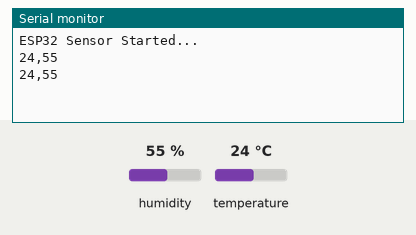
Bench run of a sketch on a simulated ESP32. On the bench: the last lines printed to the serial monitor. Inputs (shaded band) come from the test bench; at power-on: humidity 55 %, temperature 24 °C.

Above: at 3.8 s.
3.9 s: humidity set to 22 %
At 6.8 s:
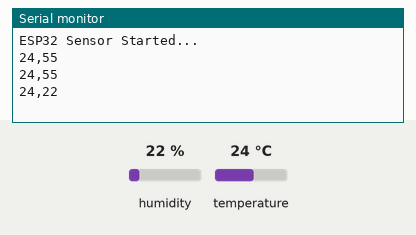
7.8 s: temperature set to 12 °C
At 9.9 s:
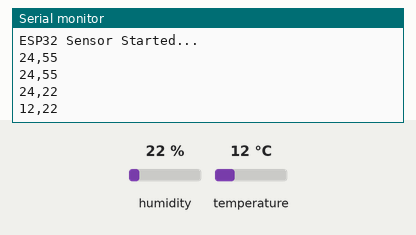
11.7 s: humidity set to 40 %
At 13.0 s:
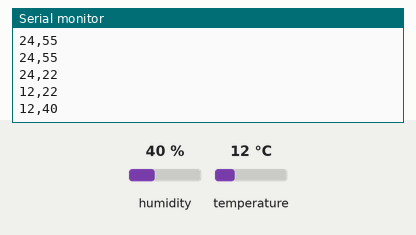
Timing chart, 0 to 14.7 s (numbered marks = the images above; inputs shaded):
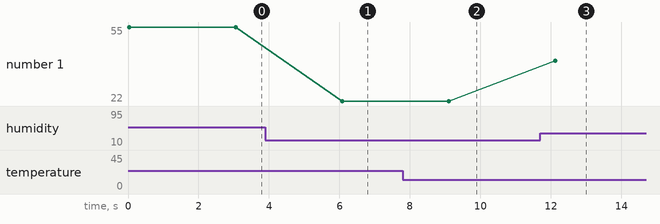

Measured:
- after the input at 3.9 s, the serial monitor: prints a new line after 2.2 s (image 1)
- after the input at 7.8 s, the serial monitor: prints a new line after 1.3 s (image 2)
- after the input at 11.7 s, the serial monitor: prints a new line after 0.43 s (image 3)
- plotted number 1: 55 → 22 after the input at 3.9 s, 22 → 40 after the input at 11.7 s

The sketch:

ESP32_DHT11_Python.ino
```cpp
#include <SimpleDHT.h>

// 定義 DHT11 連接的腳位
int pinDHT11 = 15; // ESP32 GPIO15
SimpleDHT11 dht11;

void setup() {
  // 將鮑率設定為 115200，與 Python 程式碼保持一致
  Serial.begin(115200);
  delay(10);
  Serial.println("ESP32 Sensor Started...");
}

void loop() {
  byte temperature = 0;
  byte humidity = 0;
  int err = SimpleDHTErrSuccess;

  // 讀取感測器資料
  if ((err = dht11.read(pinDHT11, &temperature, &humidity, NULL)) != SimpleDHTErrSuccess) {
    // 如果讀取失敗，印出錯誤訊息 (Python 讀到這個不會寫入，因為沒有逗號或格式不符)
    Serial.print("Read DHT11 failed, err=");
    Serial.println(err);
    delay(2000);
    return;
  }

  // ============== 關鍵修改 ==============
  // 為了讓 Python 程式能輕鬆讀取，我們只輸出「溫度,濕度」這樣的純粹格式
  // 例如： 30,60
  Serial.print((int)temperature);
  Serial.print(",");
  Serial.println((int)humidity);

  // 每 3 秒讀取並傳送一次
  delay(3000);
}
```
